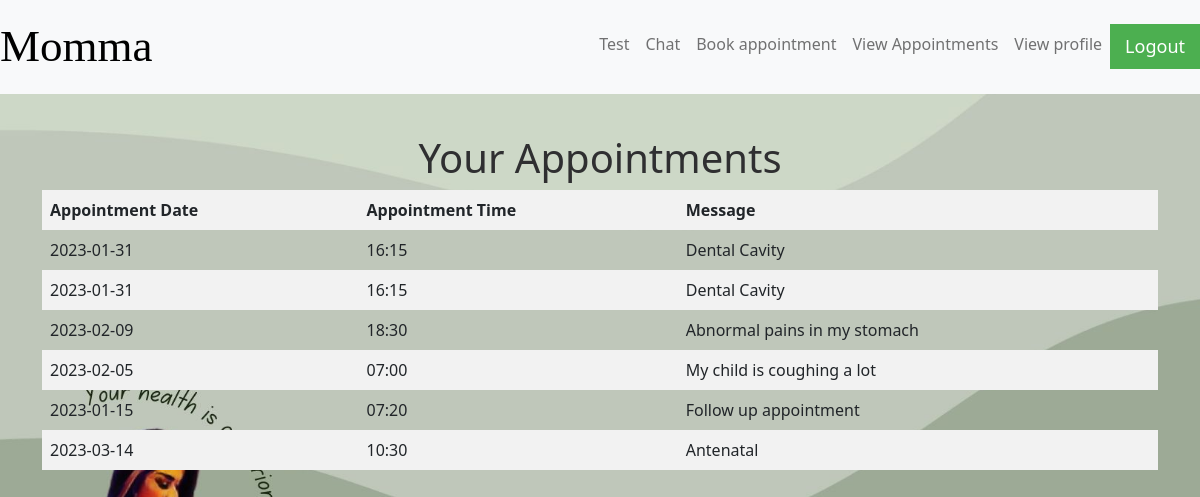
The app's page /view (signed in), older data.
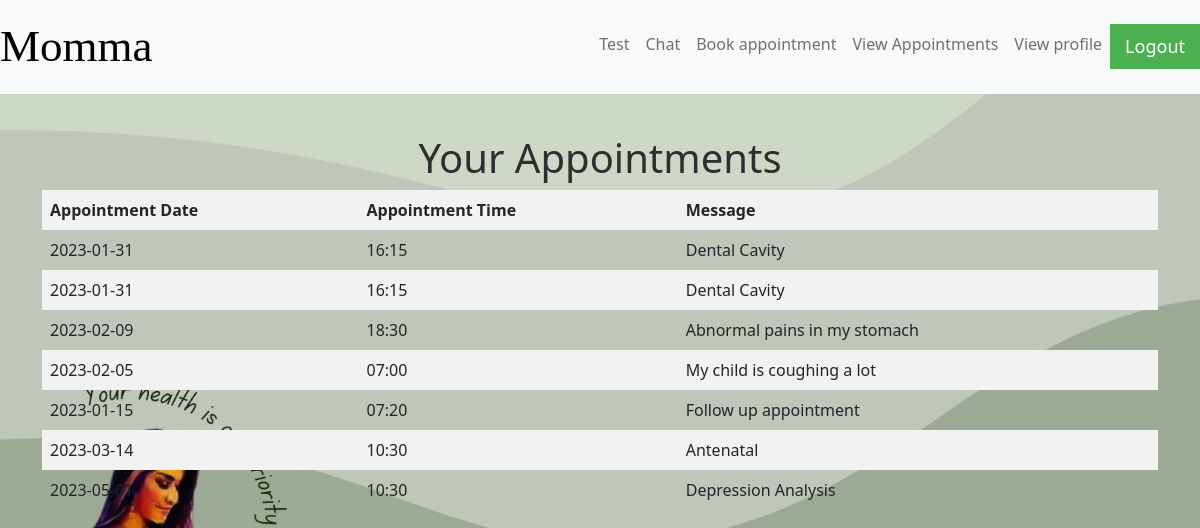
The same page, newer data.
### index/models.py (models this page shows, shortened)
class Appointment(db.Model):
    id = db.Column(db.Integer, primary_key=True)
    name = db.Column(db.String(50), nullable=False)
    email = db.Column(db.String(120), nullable=False)
    date = db.Column(db.String(20), nullable=False)
    time = db.Column(db.String(20), nullable=False)
    message = db.Column(db.Text, nullable=False)
    user_id = db.Column(db.Integer, db.ForeignKey('user.id'), nullable=False)

### index/routes.py (the view)
@app.route("/view")
def view_appointment():
    check_authentication()
    username = session['username']
    user = User.query.filter_by(username=username).first()
    appointments = Appointment.query.filter_by(user_id=user.id)
    return render_template("view_appointments.html", appointments=appointments)

### index/routes.py (called while the page is built)
def check_authentication():
    if not session.get("logged_in"):
        return redirect(url_for("log_in"))

### index/templates/view_appointments.html (shortened to what this page needs)
{% extends 'main.html'%}
{% block content%}
<h1 style="text-align: center;">Your Appointments</h1>
<div>
    <table>
        <thead>
            <tr>
                <th>Appointment Date</th>
                <th>Appointment Time</th>
                <th>Message</th>
            </tr>
        </thead>
        <tbody>
            {% for appointment in appointments %}
            <tr>
                <td>{{ appointment.date }}</td>
                <td>{{ appointment.time }}</td>
                <td>{{ appointment.message }}</td>
            </tr>
            {% endfor %}
        </tbody>
    </table>
</div>
{%endblock%}

### index/templates/main.html (shortened to what this page needs)
<!DOCTYPE html>
<html lang="en">
<head>
    <link rel="stylesheet" type="text/css" href="{{ url_for('static', filename='css/static.css')}}">
    <link href="https://cdn.jsdelivr.net/npm/bootstrap@5.2.1/dist/css/bootstrap.min.css" rel="stylesheet">
    <link rel="stylesheet" href="https://cdnjs.cloudflare.com/ajax/libs/font-awesome/4.7.0/css/font-awesome.min.css">
</head>
<body style="background-image: url({{ url_for('static', filename='images/background.jpg') }}); background-size: cover; background-attachment: fixed; background-repeat: no-repeat;">
  <nav class="navbar navbar-expand-lg bg-light">
		<a style="font-size: 45px; font-style:normal; font-family: serif; color: rgb(0, 0, 0);" class="navbar-brand" href="/home">Momma</a>
    <div class="collapse navbar-collapse nav justify-content-end" id="navbarSupportedContent">
      <ul class="navbar-nav mr-auto">
        <li class="nav-item active">
          <a class="nav-link" href="{{ url_for('take_test') }}">Test</a>
        </li>
        <li class="nav-item active">
          <a class="nav-link" href="{{ url_for('chat_page') }}">Chat</a>
        </li>
        <li class="nav-item active">
          <a class="nav-link" href="{{ url_for('book_appointment') }}">Book appointment</a>
        </li>
        <li class="nav-item">
          <a class="nav-link" href="{{ url_for('view_appointment') }}">View Appointments</a>
        </li>
        <li class="nav-item">
          <a class="nav-link" href="{{ url_for('view_profile') }}">View profile</a>
        </li>
        <li>
          <a href="{{url_for('logout')}}" onclick="return confirm('Are you sure you want to logout?');">
            <button class="logout-button logout-button:hover">Logout</button>
        </a>
        </li>
      </ul>
    </div>
  </nav>
    <div class ="container spacer">
      <br>
            {% block content %}
            {% endblock content %}
    </div>
</body>
</html>

### index/static/css/static.css (style rules this page uses)
h1 { font-size: 20px; color: rgb(47, 47, 49); font-weight: bold; }
.logout-button { background-color: #4CAF50; color: white; padding: 9px 15px; margin: 0px 0; border: none; cursor: pointer; font-size: 18px; }
table { width: 100%; border-collapse: collapse; }
th, td { border: 1px solid #dddddd; padding: 8px; text-align: left; }
th { background-color: #f2f2f2; font-weight: bold; }
tr:nth-child(even) { background-color: #f2f2f2; }
.spacer { margin-bottom: 150px; }

Row changes from the older to the newer data that the page shows:
added Appointment: date "2023-05-01", time "10:30", message "Depression Analysis"
